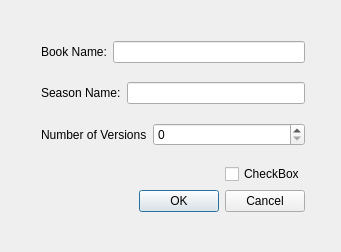
<?xml version="1.0" encoding="UTF-8"?>
<ui version="4.0">
 <class>book_content</class>
 <widget class="QDialog" name="book_content">
  <property name="geometry">
   <rect>
    <x>0</x>
    <y>0</y>
    <width>341</width>
    <height>252</height>
   </rect>
  </property>
  <property name="windowTitle">
   <string>Dialog</string>
  </property>
  <widget class="QWidget" name="">
   <property name="geometry">
    <rect>
     <x>41</x>
     <y>41</y>
     <width>264</width>
     <height>171</height>
    </rect>
   </property>
   <layout class="QVBoxLayout" name="verticalLayout_3">
    <item>
     <layout class="QVBoxLayout" name="verticalLayout_2">
      <item>
       <layout class="QVBoxLayout" name="verticalLayout">
        <item>
         <layout class="QFormLayout" name="formLayout">
          <item row="0" column="0">
           <widget class="QLabel" name="bookNameLabel">
            <property name="text">
             <string>Book Name:</string>
            </property>
           </widget>
          </item>
          <item row="0" column="1">
           <widget class="QLineEdit" name="bookNameLineEdit"/>
          </item>
         </layout>
        </item>
        <item>
         <layout class="QFormLayout" name="formLayout_2">
          <item row="0" column="0">
           <widget class="QLabel" name="seasonNameLabel">
            <property name="text">
             <string>Season Name:</string>
            </property>
           </widget>
          </item>
          <item row="0" column="1">
           <widget class="QLineEdit" name="seasonNameLineEdit"/>
          </item>
         </layout>
        </item>
        <item>
         <layout class="QFormLayout" name="formLayout_3">
          <item row="0" column="0">
           <widget class="QLabel" name="numberOfVersionsLabel">
            <property name="text">
             <string>Number of Versions</string>
            </property>
           </widget>
          </item>
          <item row="0" column="1">
           <widget class="QSpinBox" name="numberOfVersionsSpinBox"/>
          </item>
         </layout>
        </item>
       </layout>
      </item>
      <item>
       <layout class="QHBoxLayout" name="horizontalLayout">
        <item>
         <spacer name="horizontalSpacer">
          <property name="orientation">
           <enum>Qt::Horizontal</enum>
          </property>
          <property name="sizeHint" stdset="0">
           <size>
            <width>148</width>
            <height>20</height>
           </size>
          </property>
         </spacer>
        </item>
        <item>
         <widget class="QCheckBox" name="checkBox">
          <property name="text">
           <string>CheckBox</string>
          </property>
         </widget>
        </item>
       </layout>
      </item>
     </layout>
    </item>
    <item>
     <layout class="QHBoxLayout" name="horizontalLayout_2">
      <item>
       <spacer name="horizontalSpacer_2">
        <property name="orientation">
         <enum>Qt::Horizontal</enum>
        </property>
        <property name="sizeHint" stdset="0">
         <size>
          <width>78</width>
          <height>20</height>
         </size>
        </property>
       </spacer>
      </item>
      <item>
       <widget class="QDialogButtonBox" name="buttonBox">
        <property name="standardButtons">
         <set>QDialogButtonBox::Cancel|QDialogButtonBox::Ok</set>
        </property>
       </widget>
      </item>
     </layout>
    </item>
   </layout>
  </widget>
 </widget>
 <resources/>
 <connections/>
</ui>
